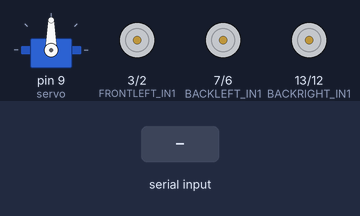
Simulated run of this sketch. Board: Arduino Uno, built with avr-gcc and run on an emulated ATmega328P. On the bench: servo, motor-driver pin pairs drawn as motors (green arrow = first pin HIGH = forward, orange = second pin HIGH = backward, longer = more drive). The inputs (shaded band) are chosen by the test bench. What the sketch prints to the serial monitor is not drawn.

Above: at 1.2 s.
1.3 s: "w" received over Serial
At 2.4 s:
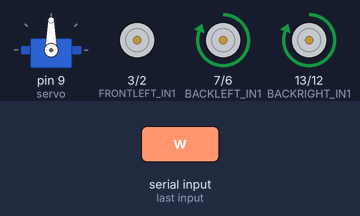
2.8 s: "s" received over Serial
At 3.5 s:
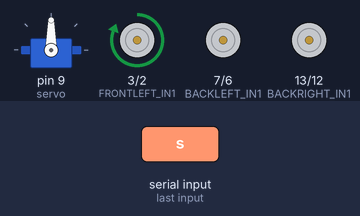
4.3 s: "a" received over Serial
At 4.6 s:
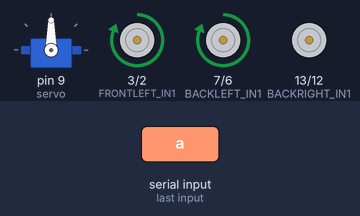
5.8 s: "d" received over Serial
At 7.0 s:
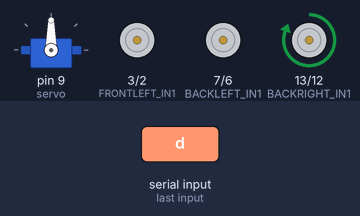
7.3 s: "q" received over Serial
At 8.1 s:
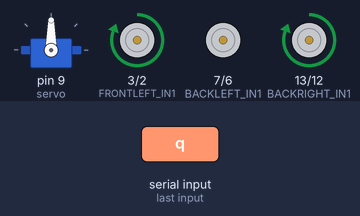
8.8 s: "e" received over Serial
At 9.3 s:
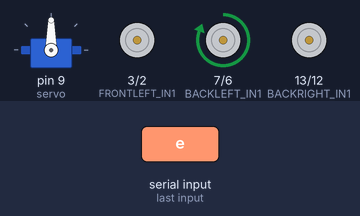
Timing chart, 0 to 11.3 s (numbered marks = the images above; inputs shaded):
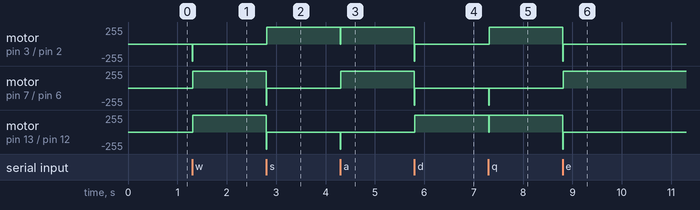

Measured:
- after the input at 1.3 s, motor on pin 3 (FRONTLEFT_IN1) / pin 2 (FRONTLEFT_IN2): stopped → backward 255/255 at once, → stopped 0.01 s later; motor on pin 7 (BACKLEFT_IN1) / pin 6 (BACKLEFT_IN2), motor on pin 13 (BACKRIGHT_IN1) / pin 12 (BACKRIGHT_IN2): stopped → forward 255/255 at once
- after the input at 2.8 s, motor on pin 3 (FRONTLEFT_IN1) / pin 2 (FRONTLEFT_IN2): stopped → forward 255/255 at once; motor on pin 7 (BACKLEFT_IN1) / pin 6 (BACKLEFT_IN2), motor on pin 13 (BACKRIGHT_IN1) / pin 12 (BACKRIGHT_IN2): forward 255/255 → stopped at once
- after the input at 4.3 s, motor on pin 3 (FRONTLEFT_IN1) / pin 2 (FRONTLEFT_IN2): forward 255/255 → stopped at once, → forward 255/255 0.01 s later; motor on pin 7 (BACKLEFT_IN1) / pin 6 (BACKLEFT_IN2): stopped → forward 255/255 at once; motor on pin 13 (BACKRIGHT_IN1) / pin 12 (BACKRIGHT_IN2): stopped → backward 255/255 at once, → stopped 0.01 s later
- after the input at 5.8 s, motor on pin 3 (FRONTLEFT_IN1) / pin 2 (FRONTLEFT_IN2), motor on pin 7 (BACKLEFT_IN1) / pin 6 (BACKLEFT_IN2): forward 255/255 → stopped at once; motor on pin 13 (BACKRIGHT_IN1) / pin 12 (BACKRIGHT_IN2): stopped → forward 255/255 at once
- after the input at 7.3 s, motor on pin 3 (FRONTLEFT_IN1) / pin 2 (FRONTLEFT_IN2): stopped → forward 255/255 at once; motor on pin 7 (BACKLEFT_IN1) / pin 6 (BACKLEFT_IN2): stopped → backward 255/255 at once, → stopped 0.01 s later; motor on pin 13 (BACKRIGHT_IN1) / pin 12 (BACKRIGHT_IN2): forward 255/255 → stopped at once, → forward 255/255 0.01 s later
- after the input at 8.8 s, motor on pin 3 (FRONTLEFT_IN1) / pin 2 (FRONTLEFT_IN2), motor on pin 13 (BACKRIGHT_IN1) / pin 12 (BACKRIGHT_IN2): forward 255/255 → stopped at once; motor on pin 7 (BACKLEFT_IN1) / pin 6 (BACKLEFT_IN2): stopped → forward 255/255 at once

The sketch:

MotorControl.ino
```cpp
#include <Servo.h>

#define SERVOMIN  0 // this is the 'minimum' pulse length count (out of 4096)
#define SERVOMAX  180 // this is the 'maximum' pulse length count (out of 4096)

Servo servo;

char servoPrefix = 's';
char servoString;
char servoData;
int servoInt;
int servoPos;

#define FRONTLEFT_IN1 3
#define FRONTLEFT_IN2 2
#define FRONTRIGHT_IN1 5
#define FRONTRIGHT_IN2 4
#define BACKLEFT_IN1 7
#define BACKLEFT_IN2 6
#define BACKRIGHT_IN1 13
#define BACKRIGHT_IN2 12

int power = 255;

int input = 0;
void setup() {
  pinMode(1, OUTPUT);
  //set up servo
  servo.attach(9); //analog pin 0
  servo.write(90);
  delay(10);
  //set up DC motors
  pinMode(FRONTLEFT_IN1, OUTPUT);
  pinMode(FRONTLEFT_IN2, OUTPUT);
  pinMode(FRONTRIGHT_IN1, OUTPUT);
  pinMode(FRONTRIGHT_IN2, OUTPUT);
  pinMode(BACKLEFT_IN1, OUTPUT);
  pinMode(BACKLEFT_IN2, OUTPUT);
  pinMode(BACKRIGHT_IN1, OUTPUT);
  pinMode(BACKRIGHT_IN2, OUTPUT);
  //begin serial connection
  Serial.begin(9600);
  Serial.println("Ready");
}

void stopMotors() {
  analogWrite(FRONTLEFT_IN2, 0);
  analogWrite(FRONTRIGHT_IN2, 0);
  analogWrite(BACKLEFT_IN2, 0);
  analogWrite(BACKRIGHT_IN2, 0);
}

void loop() {
  if (Serial.available() > 0) {
    input = Serial.read();
    if (!isnan(input))
      int power = input;
    switch (input) {
      case 'w':
        digitalWrite(FRONTLEFT_IN1, LOW);
        digitalWrite(FRONTRIGHT_IN1, LOW);
        digitalWrite(BACKLEFT_IN1, HIGH);
        digitalWrite(BACKRIGHT_IN1, HIGH);
        analogWrite(FRONTLEFT_IN2, power);
        analogWrite(FRONTRIGHT_IN2, power);
        analogWrite(BACKLEFT_IN2, power);
        analogWrite(BACKRIGHT_IN2, power);
        delay(10);
        stopMotors();
        break;

      case 's':
        digitalWrite(FRONTLEFT_IN1, HIGH);
        digitalWrite(FRONTRIGHT_IN1, HIGH);
        digitalWrite(BACKLEFT_IN1, LOW);
        digitalWrite(BACKRIGHT_IN1, LOW);
        analogWrite(FRONTLEFT_IN2, power);
        analogWrite(FRONTRIGHT_IN2, power);
        analogWrite(BACKLEFT_IN2, power);
        analogWrite(BACKRIGHT_IN2, power);
        delay(10);
        stopMotors();
        break;

      case 'a':
        digitalWrite(FRONTLEFT_IN1, HIGH);
        digitalWrite(FRONTRIGHT_IN1, LOW);
        digitalWrite(BACKLEFT_IN1, HIGH);
        digitalWrite(BACKRIGHT_IN1, LOW);
        analogWrite(FRONTLEFT_IN2, power);
        analogWrite(FRONTRIGHT_IN2, power);
        analogWrite(BACKLEFT_IN2, power);
        analogWrite(BACKRIGHT_IN2, power);
        delay(10);
        stopMotors();
        break;

      case 'd':
        digitalWrite(FRONTLEFT_IN1, LOW);
        digitalWrite(FRONTRIGHT_IN1, HIGH);
        digitalWrite(BACKLEFT_IN1, LOW);
        digitalWrite(BACKRIGHT_IN1, HIGH);
        analogWrite(FRONTLEFT_IN2, power);
        analogWrite(FRONTRIGHT_IN2, power);
        analogWrite(BACKLEFT_IN2, power);
        analogWrite(BACKRIGHT_IN2, power);
        delay(10);
        stopMotors();
        break;

      case 'q':
        digitalWrite(FRONTLEFT_IN1, HIGH);
        digitalWrite(FRONTRIGHT_IN1, LOW);
        digitalWrite(BACKLEFT_IN1, LOW);
        digitalWrite(BACKRIGHT_IN1, HIGH);
        analogWrite(FRONTLEFT_IN2, power);
        analogWrite(FRONTRIGHT_IN2, power);
        analogWrite(BACKLEFT_IN2, power);
        analogWrite(BACKRIGHT_IN2, power);
        delay(10);
        stopMotors();
        break;

      case 'e':
        digitalWrite(FRONTLEFT_IN1, LOW);
        digitalWrite(FRONTRIGHT_IN1, HIGH);
        digitalWrite(BACKLEFT_IN1, HIGH);
        digitalWrite(BACKRIGHT_IN1, LOW);
        analogWrite(FRONTLEFT_IN2, power);
        analogWrite(FRONTRIGHT_IN2, power);
        analogWrite(BACKLEFT_IN2, power);
        analogWrite(BACKRIGHT_IN2, power);
        delay(10);
        stopMotors();
        break;

      case 'z':
        digitalWrite(FRONTLEFT_IN1, HIGH);
        digitalWrite(FRONTRIGHT_IN1, HIGH);
        digitalWrite(BACKLEFT_IN1, HIGH);
        digitalWrite(BACKRIGHT_IN1, HIGH);
        analogWrite(FRONTLEFT_IN2, power);
        analogWrite(FRONTRIGHT_IN2, power);
        analogWrite(BACKLEFT_IN2, power);
        analogWrite(BACKRIGHT_IN2, power);
        delay(10);
        stopMotors();
        break;

      case 'x':
        digitalWrite(FRONTLEFT_IN1, LOW);
        digitalWrite(FRONTRIGHT_IN1, LOW);
        digitalWrite(BACKLEFT_IN1, LOW);
        digitalWrite(BACKRIGHT_IN1, LOW);
        analogWrite(FRONTLEFT_IN2, power);
        analogWrite(FRONTRIGHT_IN2, power);
        analogWrite(BACKLEFT_IN2, power);
        analogWrite(BACKRIGHT_IN2, power);
        delay(10);
        stopMotors();
        break;

      case 'r':
        servoPos = servo.read() + 1;
        if (servoPos <= SERVOMAX) {
          servo.write(servoPos);
          Serial.print(servoPrefix);
          Serial.println(servoPos);
        }
        break;

      case 'f':
        servoPos = servo.read() - 1;
        if (servoPos >= SERVOMIN) {
          servo.write(servoPos);
          Serial.print(servoPrefix);
          Serial.println(servoPos);
        }
        break;

//      case '`':
//        Serial.println("exit");
//        break;
    }
  }
}
```
